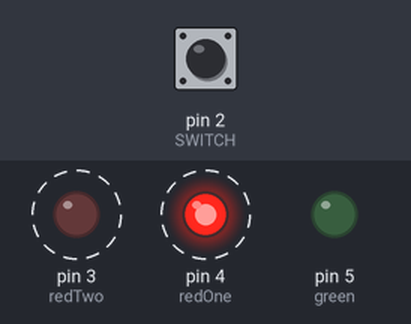
Bench run of a sketch on a simulated Arduino Uno, built with avr-gcc and run on an emulated ATmega328P. On the bench: output pins drawn as LEDs (lit = HIGH). Dashed ring = blinking. Inputs (shaded band) come from the test bench; at power-on: pin 2 (SWITCH) HIGH.

Above: at 0.12 s.
Timing chart, 0 to 3.0 s (numbered marks = the images above):
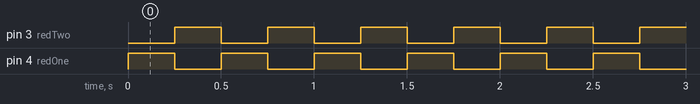

Measured:
- by itself, pin 3 (redTwo), pin 4 (redOne): alternates HIGH for 0.25 s and LOW for 0.25 s

The sketch:

2021-01-20-oscillating-LEDs.ino
```cpp
int green = 5;
int redOne = 4;
int redTwo = 3;
int SWITCH = 2;

void setup() {
  pinMode(SWITCH, INPUT);
  pinMode(green, OUTPUT);
  pinMode(redOne, OUTPUT);
  pinMode(redTwo, OUTPUT);
}

int switchState = LOW;

void loop() {
  if (switchState == LOW) {
    switchState = digitalRead(SWITCH);
    digitalWrite(green, HIGH);
    digitalWrite(redOne, LOW);
    digitalWrite(redTwo, LOW);
  } else {
    digitalWrite(green, LOW);
    digitalWrite(redOne, HIGH);
    digitalWrite(redTwo, LOW);
    delay(250);
    digitalWrite(redOne, LOW);
    digitalWrite(redTwo, HIGH);
    delay(250);
  }
}
```
